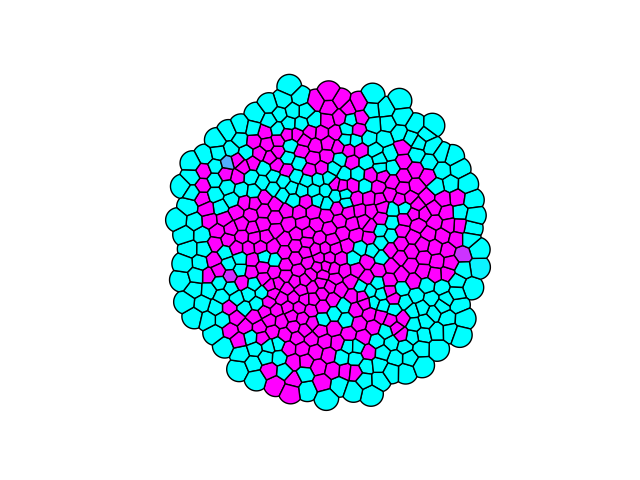

Write the Python code that produced this figure.
from math import gamma
import os
import numpy as np
import matplotlib.pyplot as plt
import pandas as pd
from scipy.spatial.distance import cdist
from shapely.geometry import Polygon, Point
import matplotlib as mpl
import matplotlib.cm as cm
from Parameters import Parameters
from matplotlib.animation import FuncAnimation, PillowWriter
import igraph as ig
from scipy.spatial import Delaunay
import itertools
from scipy.optimize import fsolve
from scipy.special import erf

def norm(x):
    return sum(x**2)**(1/2)

def truncated_normal_cdf(x, mu, sigma, interval):
    cdf = lambda y: (1 + erf(y/2**(1/2)))
    
    a = (interval[0] - mu)/sigma           
    b = (interval[1] - mu)/sigma
    z = (x - mu)/sigma
    
    return (cdf(z) - cdf(a)) / (cdf(b) - cdf(a))


class Organoid(Parameters):
    def __init__(self):
        Parameters.__init__(self)
        
    def initialConditions(self, dim, file = None):
        if file == None:
            if dim == 2:
                self.pos = np.array([[0,0]], dtype=float)
                self.dim = 2
            
            if dim == 3:
                self.pos = np.array([[0,0,0]], dtype=float)
                self.dim = 3

            self.r = np.array([0.75], dtype=float)
            
        else:
            Data = pd.read_csv(file)
            if 'z-Position' in Data:
                self.pos = Data[['x-Position','y-Position','z-Position']].to_numpy()
                self.dim = 3
            else:
                self.pos = Data[['x-Position','y-Position']].to_numpy()
                self.dim = 2
            self.r = Data['Radius'].to_numpy()

        self.nofCells = len(self.r)
        self.t = 0
        self.r0 = self.r
        self.t0 = np.zeros(self.nofCells, dtype=float)
        N0 = self.r_N/self.gamma_N*3/4
        G0 = self.r_G/self.gamma_G*3/4
        self.u = np.append(np.random.normal(N0, N0*0.01, self.nofCells),
                           np.random.normal(G0, G0*0.01, self.nofCells))
        self.N = self.u[:self.nofCells]
        self.G = self.u[self.nofCells:]

        self.Data = []

        if self.nofCells >= 2:
            self.dist = cdist(self.pos, self.pos)
        else:
            self.dist = np.array([0])
        
    def radiusGrowth(self):
        if 'division' in self.ignore:
            return
        else:
            self.r_old = self.r
            #self.r = self.r_max - np.exp(-self.k*(self.t-self.t0))*(self.r_max - self.r0)
            self.r = self.r_max/(1 + ((self.r_max - self.r0)/self.r0)*np.exp(-self.k*self.r_max*(self.t - self.t0)))
        
    def divisionProbability(self, r):
        if 'division' in self.ignore:
            return
        else:
            #c = 100/self.r_max
            #y = 0.95*self.r_max
            #r_min = 0.9*self.r_max
            #b = (1 + np.exp(c*(self.r_max-y)))*(1 + np.exp(c*(r_min-y)))/(np.exp(c*(r_min-y)) - np.exp(c*(self.r_max-y)))
            #a = -b/(1 + np.exp(c*(r_min-y)))
            #P = a+b/(1 + np.exp(c*(r-y)))

            P = truncated_normal_cdf(r, 0.95, 0.015, [0.9, 1])
        return np.maximum(0,P)
    
    def cellDivisionDistance(self):
        if 'division' in self.ignore:
            return
        else:
            r_exp = 0.95*self.r_max/2**(1/self.dim)                 # expected radius after cell division

            f = lambda h: 2*self.alpha*self.F0*self.dt \
                        + np.exp(self.alpha*(h-2*r_exp*self.sigma)) + np.log(1 - np.exp(self.alpha*(h-2*r_exp*self.sigma))) \
                        - np.exp(self.alpha*(-2*r_exp*self.sigma)) - np.log(1 - np.exp(self.alpha*(-2*r_exp*self.sigma)))

            df = lambda h: self.alpha*np.exp(self.alpha*(h-2*r_exp*self.sigma))/(np.exp(-self.alpha*(h-2*r_exp*self.sigma))-1)
            self.divDist = fsolve(f, 1.5*self.sigma*r_exp, fprime=df)[0]

    def cellDivision(self):
        if 'division' in self.ignore:
            return
        else:
            P0 = self.divisionProbability(self.r_old)       
            P = self.divisionProbability(self.r)

            Prob = (P-P0)/(1-P0)
            Prob[self.r_old == self.r0] = P[self.r_old == self.r0]

            # Choose where division will randomly occur
            random_numbers = np.random.rand(self.nofCells)
            indices = np.where(random_numbers < Prob)[0]
            if self.nofCells + len(indices) >= self.maxCells:
                indices = indices[:self.maxCells-self.nofCells]


            if len(indices) > 0:
                # New radius based on the area of the mother cell being two times that of the daughter cells
                # Use volume in 3D instead
                r_new = self.r[indices]/2**(1/self.dim)
                N_new = self.N[indices]/2
                G_new = self.G[indices]/2

                # Distance between the two daughter cells
                dist = np.random.normal(self.divDist/2, self.divDist/2*0.1, len(indices))

                if self.dim == 2:
                    # Angles of cell division
                    angle = np.random.rand(len(indices))*2*np.pi

                    # Displacement vectors
                    dx = dist*np.cos(angle)
                    dy = dist*np.sin(angle)

                    # Displacement
                    dxy = np.array([dx,dy]).T
                    pos1 = self.pos[indices] + dxy
                    pos2 = self.pos[indices] - dxy
                if self.dim == 3:
                    # Angles of cell division  
                    angle1 = np.random.rand(len(indices))*np.pi
                    angle2 = np.random.rand(len(indices))*2*np.pi

                    # Displacement vectors
                    dx = dist*np.sin(angle1)*np.cos(angle2)
                    dy = dist*np.sin(angle1)*np.sin(angle2)
                    dz = dist*np.cos(angle1)

                    # Displacement
                    dxyz = np.array([dx,dy,dz]).T
                    pos1 = self.pos[indices] + dxyz
                    pos2 = self.pos[indices] - dxyz

                # Change x-y-position to new value and add new cell to array
                self.pos[indices] = pos1
                self.pos = np.append(self.pos, pos2, axis=0)

                # Update radii and include radii for new cells
                self.r[indices] = r_new
                self.r = np.append(self.r, r_new)

                # Change initial radius to value directly after division and include new cells to array
                self.r0[indices] = r_new
                self.r0 = np.append(self.r0, r_new)

                # Change initial radius to value directly after division and include new cells to array
                self.t0[indices] = self.t
                self.t0 = np.append(self.t0, self.t0[indices])
                                    
                # Include new cells to array
                self.N[indices] = N_new
                self.N = np.append(self.N, N_new)
                self.G[indices] = G_new
                self.G = np.append(self.G, G_new)
                self.u = np.append(self.N, self.G)
            
                # Change new number of cells
                self.nofCells = len(self.r)

    def displacement(self):
        if 'displacement' in self.ignore:
            return
        else:
            self.dist = cdist(self.pos, self.pos)

            x = self.pos[:,0]
            y = self.pos[:,1]
            if self.dim == 3:
                z = self.pos[:,2]

            # Pairwise sum of radii and difference of coordinates
            r_pairwise = self.r + self.r[:,None]
            x_pairwise = x - x[:,None]
            y_pairwise = y - y[:,None]
            if self.dim == 3:
                z_pairwise = z - z[:,None]

            # Absolute values of forces according to Morse potential
            F = self.F0*2*self.alpha*(np.exp(-self.alpha*(self.dist-r_pairwise*self.sigma)) \
                                    - np.exp(-2*self.alpha*(self.dist-r_pairwise*self.sigma)))
            F[self.dist > r_pairwise] = 0

            # Fill distance matrix with inf on diagonal
            dist = self.dist*1
            np.fill_diagonal(dist, np.inf)

            # x- and y-direction of forces
            Fx = F*(x_pairwise)/dist
            Fy = F*(y_pairwise)/dist
            if self.dim == 3:
                Fz = F*(z_pairwise)/dist

            # Sum of all forces acting on each cell as a vector
            if self.dim == 2:
                Force = np.array([np.sum(Fx, axis=1), np.sum(Fy, axis=1)]).T
            if self.dim == 3:
                Force = np.array([np.sum(Fx, axis=1), np.sum(Fy, axis=1), np.sum(Fz, axis=1)]).T

            self.pos = self.pos + self.dt*Force# + 0.1*np.random.normal(0, self.dt**(1/2), self.pos.shape)
      
    def graphdistance(self):
        if 'transcription' in self.ignore:
            return
        else:
            rr = self.r + self.r[:,None]
            tri = Delaunay(self.pos)
            A = np.zeros([self.nofCells, self.nofCells])
            for nodes in tri.simplices:
                for path in list(itertools.combinations(nodes, 2)):
                    if self.dist[path[0],path[1]] < rr[path[0],path[1]]:
                        A[path[0],path[1]] = 1
                        A[path[1],path[0]] = 1

            if self.signal == 'neighbor':
                self.GraphDist = A
            if self.signal == 'dispersion':
                G = ig.Graph.Adjacency(A, mode="undirected")
                self.GraphDist = np.array(G.shortest_paths())
#
            #Gr = nx.Graph()
            #self.dist = cdist(self.pos, self.pos)
            #rr = self.r + self.r[:,None]
            #tri = Delaunay(self.pos)
            #                    
            #for nodes in tri.simplices:
            #    for path in list(itertools.combinations(nodes, 2)):
            #        if self.dist[path[0],path[1]] < rr[path[0],path[1]]:
            #            nx.add_path(Gr, path)
#
            #dist_dict = dict(nx.all_pairs_shortest_path_length(Gr))
            ##dist_dict = dict(nx.all_pairs_dijkstra_path_length(Gr))
            #self.GraphDist = np.empty([self.nofCells, self.nofCells])
            #for i in range(self.nofCells):
            #    for j in range(self.nofCells):
            #        self.GraphDist[i,j] = dist_dict[i][j]

            #self.GraphDist = np.floor(self.dist/np.mean(2*self.r))

    def communication(self):
        if 'transcription' in self.ignore:
            return
        else:
            if self.signal == 'dispersion':
                d_ij = np.maximum(self.GraphDist-1, 0)
                scaling = self.q**(d_ij)
                np.fill_diagonal(scaling, 0)
                self.A = (scaling.T/max(scaling.sum(0))).T
            elif self.signal == 'neighbor':
                #scaling = self.GraphDist.copy()
                #scaling[scaling != 1] = 0
                self.A = (self.GraphDist.T/self.GraphDist.sum(0)).T
            else:
                print('ERROR: signal parameter must be either \'neighbor\' or \'dispersion\'')

    def transcription(self):
        if 'transcription' in self.ignore:
            return
        else:
            rhs = np.empty(self.nofCells*2)

            a = np.exp(-self.eps_G)
            b = np.exp(-self.eps_N)
            c = np.exp(-self.eps_S)
            d = np.exp(-self.eps_GS)

            self.S = np.dot(self.A, self.N)

            pN =        (b*self.N)        /(1 + a*self.G*(1+d*c*self.S) + b*self.N + c*self.S)
            pG = (a*self.G)*(1+d*c*self.S)/(1 + a*self.G*(1+d*c*self.S) + b*self.N + c*self.S)

            rhs[:self.nofCells] = self.r_N*pN - self.gamma_N*self.N
            rhs[self.nofCells:] = self.r_G*pG - self.gamma_G*self.G
                                
            self.u = self.u + self.tau*self.dt*rhs
            self.N = self.u[:self.nofCells]
            self.G = self.u[self.nofCells:]

    def angle_sorted_neighbors(self, i):
        indices = np.where((self.dist[i,:] < self.r[i] + self.r) & (self.dist[i,:] != 0))[0]
        diff = self.pos[i,:] - self.pos[indices,:]
    
        angles = np.arctan2(diff[:,1],diff[:,0])
        sorted_indices = np.array([ind for _, ind in sorted(zip(angles, indices))])

        return sorted_indices

    def circle_intersections(self, i):
        indices = self.angle_sorted_neighbors(i)
        intersections = []
        for j in indices:
            d = self.dist[i,j]
            a = (self.r[i]**2 - self.r[j]**2 + d**2)/(2*d)
            b = (self.r[i]**2 - a**2)**(1/2)
            d12 = self.pos[j,:] - self.pos[i,:]
            d12_orth = np.array([d12[1],-d12[0]]).T
            xy1 = self.pos[i,:] + a*d12/d - b*d12_orth/d
            xy2 = self.pos[i,:] + a*d12/d + b*d12_orth/d
            
            intersections.append(xy1)
            intersections.append(xy2)

        return np.array(intersections)

    def polygon_corners(intersections):
        corners = []
        edges = {}
        for i in range(0,len(intersections),2):
            j = (i+2) % len(intersections)
            x1,y1 = intersections[i,:]
            x2,y2 = intersections[i+1,:]
            x3,y3 = intersections[j,:]
            x4,y4 = intersections[j+1,:]
            
            beta = ((x3 - x1)*(y2 - y1) - (y3 - y1)*(x2 - x1)) / \
                   ((y4 - y3)*(x2 - x1) - (x4 - x3)*(y2 - y1))
        
            alpha = (x3 - x1)/(x2 - x1) +  (x4 - x3)/(x2 - x1)*beta
            
            if alpha >= 0 and alpha <= 1 and beta >= 0 and beta <= 1:
                corners.append(np.array([x1,y1]) + alpha*np.array([x2-x1,y2-y1]))
                edges
            else:
                corners.append(np.array([x1,y1])) 
                corners.append(np.array([x4,y4]))
                
        return np.array(corners)

    def cellPlot(self, *Val, size = None, bounds = None, radius = 'individual', cmap = 'cool'):
        if self.dim == 2:
            if size == None:
                size = 1000/len(self.pos)
            
            if radius == 'individual':
                r = self.r
            if radius == 'mean':
                r = self.r.mean()*np.ones(self.nofCells)

            #### polygon construction ####
            polygons = []

            cells = [Point(self.pos[i,:]).buffer(r[i]) for i in range(self.nofCells)]
            if self.nofCells == 1:
                polygons.append(cells[0])
            else:
                self.dist = cdist(self.pos, self.pos)
                for i in range(self.nofCells):
                    indices = np.where((self.dist[i,:] < r[i] + r[:]) & (self.dist[i,:] != 0))
                    cell1 = cells[i]

                    d = self.dist[i,indices[0]]
                    r_neigh = r[indices] 
                    a = (r[i]**2 - r_neigh**2 + d**2)/(2*d)
                    d12 = self.pos[indices[0],:] - self.pos[i,:]
                    d12_orth = np.array([d12[:,1],-d12[:,0]]).T

                    rect1 = self.pos[i,:] + d12/d[:,None]*a[:,None] + d12_orth/d[:,None]*r[i]
                    rect2 = self.pos[i,:] - d12/d[:,None]*r[i] + d12_orth/d[:,None]*r[i]
                    rect3 = self.pos[i,:] - d12/d[:,None]*r[i] - d12_orth/d[:,None]*r[i]
                    rect4 = self.pos[i,:] + d12/d[:,None]*a[:,None] - d12_orth/d[:,None]*r[i]

                    for j in range(len(indices[0])):

                        rectangle = np.array([rect1[j,:],rect2[j,:],rect3[j,:],rect4[j,:]])
                        rectangle = Polygon(rectangle)

                        cell1 = cell1.intersection(rectangle)

                    polygons.append(cell1)    
            
            #### plot polygons ####
            if Val == ():
                for i in range(self.nofCells):
                    x, y = polygons[i].exterior.xy
                    plt.plot(x, y, 'k')
            
            #### color filling ####
            else:
                Val = Val[0]

                if bounds == None:
                    bounds = [min(Val), max(Val)]
                
                norm = mpl.colors.Normalize(vmin=bounds[0], vmax=bounds[1], clip=True)
                mapper = cm.ScalarMappable(norm=norm, cmap=cmap)

                for i in range(self.nofCells):
                    x,y = polygons[i].exterior.xy
                    plt.fill(x,y, facecolor=mapper.to_rgba(float(Val[i])), edgecolor='k', linewidth=1, zorder=1)
            
            #### plot cell nuclei ####
            plt.scatter(self.pos[:,0],self.pos[:,1], color='k', s=size, zorder=2)
            plt.axis('equal')
            plt.axis('off')

        if self.dim == 3:
            fig = plt.figure()
            ax = fig.add_subplot(projection='3d')
            size = 30000/len(self.pos)*self.r

            c = np.full((self.nofCells,) + (4,), [0,1,1,1])
            c[self.pos[:,0] < 0, -1] = 0

            #pos = self.pos[(self.pos[:,0] < 0) | (self.pos[:,1] < 0) | (self.pos[:,2] < 0)]
            #size = size[(self.pos[:,0] < 0) | (self.pos[:,1] < 0) | (self.pos[:,2] < 0)]
            if Val == ():
                #ax.scatter(pos[:,0], pos[:,1], pos[:,2], c = 'k', s=size, depthshade=False)
                ax.scatter(self.pos[:,0], self.pos[:,1], self.pos[:,2], c = c, s=size)

            else: 
                ax.scatter(self.pos[:,0], self.pos[:,1], self.pos[:,2], c=Val, cmap = 'cool', s=size)
            
            ax.axis('off')

    def circularPlot(self, TF='GATA6', nofPlots = 4, size = None, bounds = None, radius = 'individual', cmap = 'cool'):

        t_circ = np.linspace(0,3/2*np.pi,nofPlots) + np.pi
        for i in range(nofPlots):
            org = Organoid()
            org.dim = self.dim
            index = int(i/(nofPlots-1)*(len(self.Data)-1))
            org.nofCells = len(self.Data[index][0])
            org.pos = self.Data[index][0]
            org.r = self.Data[index][1]
            org.N = self.Data[index][2]
            org.G = self.Data[index][3]
            org.dist = cdist(org.pos, org.pos)

            if TF == 'NANOG':
                val = org.N
            if TF == 'GATA6':
                val = org.G

            move = np.max(org.dist)/2
            plotradius =  nofPlots*2.5 + move
            org.pos += np.array([plotradius*np.sin(t_circ[i]),plotradius*np.cos(t_circ[i])])
            org.cellPlot(val, size=size, bounds=bounds, radius=radius,cmap=cmap)
            org.pos -= np.array([plotradius*np.sin(t_circ[i]),plotradius*np.cos(t_circ[i])])

        t_cont = np.linspace(0,3/2*np.pi,1000) + np.pi
        x=.85*nofPlots*2.5*np.sin(t_cont)
        y=.85*nofPlots*2.5*np.cos(t_cont)
        plt.plot(x,y, color='k', lw=2)
        plt.text(0,0,'time', fontsize=20, horizontalalignment='center', verticalalignment='center')
        plt.arrow(x[-2], y[-2], x[-1]-x[-2], y[-1]-y[-2], width=0.0001, head_width=.5, color='k')

    def timePlot(self):

        plt.figure()
        for i in range(self.nofCells):
            t = []
            NANOG = []
            for k in range(int(self.T/self.dt)):
                if len(self.Data[k][2])-1 >= i:
                    NANOG.append(self.Data[k][2][i])
                    t.append(k*self.dt)
            plt.plot(t, NANOG)

        plt.title('NANOG')
        plt.xlabel('Time')
        plt.ylabel('Concentrations')

    def pcf(self, ls = 'solid', lw = 2, plot = True, font_size=14):
        x = np.zeros(self.nofCells)
        x[self.N > self.G] = 1
        maxdist = int(np.max(self.GraphDist))
        ind_N = np.where(x==1)[0]
        ind_G = np.where(x==0)[0]
        if ind_N.size == 0:
            self.pcf_N = np.empty(maxdist)
            for i in range(1,maxdist+1):
                self.pcf_N[i-1] = 0
        if ind_G.size == 0:
            self.pcf_G = np.empty(maxdist)
            for i in range(1,maxdist+1):
                self.pcf_G[i-1] = 0
                
        else:
            dist_N = self.GraphDist[ind_N].T[ind_N].T
            rho_N = sum(x)/len(x)*(sum(x)-1)/(len(x)-1)

            dist_G = self.GraphDist[ind_G].T[ind_G].T
            rho_G = (len(x)-sum(x))/len(x)*((len(x)-sum(x))-1)/(len(x)-1)

            self.pcf_N = np.empty(maxdist)
            self.pcf_G = np.empty(maxdist)
            for i in range(1,maxdist+1):
                self.pcf_N[i-1] = len(dist_N[dist_N==i])/len(self.GraphDist[self.GraphDist==i])/rho_N
                self.pcf_G[i-1] = len(dist_G[dist_G==i])/len(self.GraphDist[self.GraphDist==i])/rho_G

        if plot == True:
            plt.rc('font', size=font_size)
            plt.plot(range(1,maxdist+1), self.pcf_G, color='m', lw = lw, ls = ls)
            plt.plot(range(1,maxdist+1), self.pcf_N, color='c', lw = lw, ls = ls)
            plt.axhline(1, ls='dashed', color='k')
            plt.xlabel('Distance')
            plt.ylabel('$\\rho_u, \\rho_v$')

    def moran(self):
        x = np.zeros(self.N.shape)
        x[self.N > self.G] = 1
        
        W = np.copy(self.GraphDist)
        W[W > 1] = 0
        y = x - x.mean()

        numerator = np.dot(y, np.dot(W, y))
        denominator = np.sum(y**2)

        self.Morans_I = self.nofCells/np.sum(W)*numerator/denominator

    def collectData(self):
        self.Data.append([self.pos,self.r,self.N,self.G])
        return

    def saveData(self, directory = ''):
        
        # Create directory if not existent
        if not os.path.exists(directory):
            os.mkdir(directory)

        # Save plot of geometry
        plt.figure(figsize=[6.4, 4.8])
        self.cellPlot(radius = 'mean')
        plt.savefig(directory + 'tissue.png', transparent = True) 
        plt.savefig(directory + 'tissue.pdf', transparent = True)   

        # Save plot of NANOG
        plt.figure(figsize=[6.4, 4.8])
        self.cellPlot(self.N, radius = 'mean')
        plt.savefig(directory + 'NANOG.png', transparent = True) 
        plt.savefig(directory + 'NANOG.pdf', transparent = True)   

        # Save plot of GATA6
        plt.figure(figsize=[6.4, 4.8])
        self.cellPlot(self.G, radius = 'mean')
        plt.savefig(directory + 'GATA6.png', transparent = True) 
        plt.savefig(directory + 'GATA6.pdf', transparent = True)

        # Save organoid Data
        df = pd.DataFrame()
        df['x-Position'] = self.pos[:,0]
        df['y-Position'] = self.pos[:,1]
        if self.dim == 3:
            df['z-Position'] = self.pos[:,2]

        df['Radius'] = self.r
        df['NANOG'] = self.N
        df['GATA6'] = self.G
        df.to_csv(directory + 'Data.csv', index = False)
        
        # Save all parameters in .txt file
        with open(directory + 'Parameters.txt', 'w') as f:
            f.write(''.join(["%s = %s\n" % (k,v) for k,v in self.__dict__.items() if not hasattr(v, '__iter__')]))

    def saveAnim(self, directory = '', frames = None, fps = 60):

        fig = plt.figure()
        bmin = min(min(self.pos[:,0]),min(self.pos[:,1])) - 1.5*self.r_max
        bmax = max(max(self.pos[:,0]),max(self.pos[:,1])) + 1.5*self.r_max


        def update(i):
            plt.cla()

            org = Organoid()
            org.dim = self.dim
            org.nofCells = len(self.Data[i][0])
            org.pos = self.Data[i][0]
            org.r = self.Data[i][1]
            org.N = self.Data[i][2]
            #org.dist = cdist(org.pos, org.pos)

            org.cellPlot(size=1000/self.nofCells, bounds=[min(self.N),max(self.N)])
            plt.xlim(bmin, bmax)
            plt.ylim(bmin, bmax)
            if self.dim == 3:
                plt.zlim(bmin, bmax)
            plt.gca().set_adjustable("box")
            return

        if frames == None:
            frames = len(self.Data)
        else:
            frames = np.unique(np.linspace(0, len(self.Data)-1, frames, dtype=int))

        ani = FuncAnimation(fig, update, frames=frames)
        ani.save(directory + '/NANOG.mp4', fps=fps, dpi=200, savefig_kwargs={'transparent': True, 'facecolor': 'none'})

        return

    def saveGIF(self, directory = '', frames = None, fps = 50, mode = None):

        fig = plt.figure()
        bmin = min(min(self.pos[:,0]),min(self.pos[:,1])) - 1.5*self.r_max
        bmax = max(max(self.pos[:,0]),max(self.pos[:,1])) + 1.5*self.r_max


        def update(i):
            plt.cla()

            org = Organoid()
            org.nofCells = len(self.Data[i][0])
            org.xy = self.Data[i][0]
            org.r = self.Data[i][1]
            org.N = self.Data[i][2]
            org.G = self.Data[i][3]
            org.dist = cdist(org.xy, org.xy)

            if mode == 'NANOG':
                org.cellPlot(org.N, size=1000/self.nofCells, bounds=[min(self.N),max(self.N)], radius='mean')
            if mode == 'GATA6':
                org.cellPlot(org.G, size=1000/self.nofCells, bounds=[min(self.G),max(self.G)], radius='mean')
            else:
                org.cellPlot(size=1000/self.nofCells,radius='mean')
            plt.xlim(bmin, bmax)
            plt.ylim(bmin, bmax)
            if self.dim == 3:
                plt.zlim(bmin, bmax)
            plt.gca().set_adjustable("box")
            return

        if frames == None:
            frames = len(self.Data)
        else:
            frames = np.unique(np.linspace(0, len(self.Data)-1, frames, dtype=int))

        ani = FuncAnimation(fig, update, frames=frames)
        writer = PillowWriter(fps=fps)
        ani.save(directory + '/NANOG.gif', writer=writer)

        return

    def evolution(self, T = None, file = None, dim = 2, ignore = [], maxCells = 100000):
        self.maxCells = maxCells

        if T != None:
            self.T = T
  
        self.dt = self.T/(self.nofSteps - 1)

        self.ignore = ignore

        if not hasattr(self, 'pos'):
            self.initialConditions(dim, file = file)
            self.dt = self.T/(self.nofSteps - 1)

        # Full model with possibility to switch of different parts
        self.cellDivisionDistance()
        if 'displacement' in self.ignore and 'division' in self.ignore:
            if (self.dim == 2 and self.nofCells >= 3) or (self.dim == 3 and self.nofCells >= 4):
                self.graphdistance()
                self.communication()
        for i in range(self.nofSteps):
            if self.nofCells == self.maxCells:
                break
            self.t += self.dt
            self.radiusGrowth()
            self.cellDivision()
            if self.nofCells >= 2:
                self.displacement()
            if (self.dim == 2 and self.nofCells >= 3) or (self.dim == 3 and self.nofCells >= 4):
                if 'displacement' not in self.ignore or 'division' not in self.ignore:
                    self.graphdistance()
                    self.communication()
                
                self.transcription()

            self.collectData()

